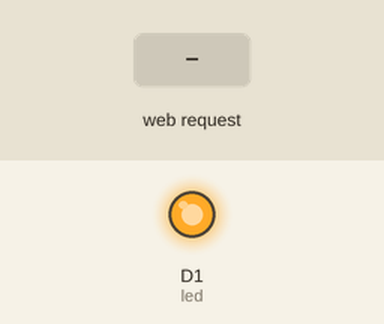
The sketch below on a simulated ESP8266 (NodeMCU). On the bench: output pins drawn as LEDs (lit = HIGH). The inputs (shaded band) are chosen by the test bench. What the sketch prints to the serial monitor is not drawn.

Above: at 1.2 s.
1.3 s: HTTP request GET /ledoff received
At 2.0 s:
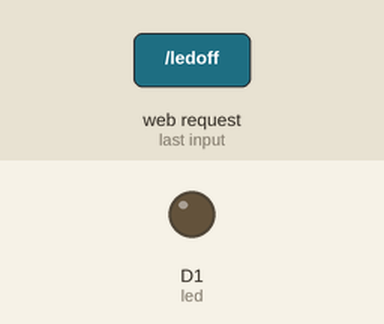
4.3 s: HTTP request GET /ledon received
At 5.4 s:
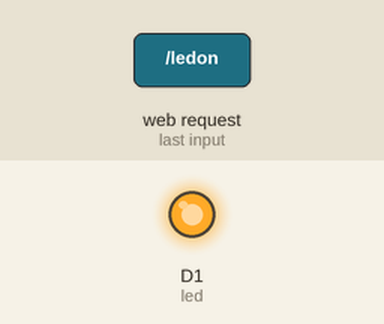
Timing chart, 0 to 7.3 s (numbered marks = the images above; inputs shaded):
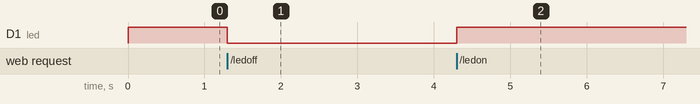

The sketch:

detonator.ino
```cpp
#include <ESP8266WiFi.h>

const char* ssid="WifiBomb";
const char* password="burgerkeju";
const int led= D1;
const int buz= D2;
WiFiServer server(80);
String header;
void setup() {
  // put your setup code here, to run once:
  digitalWrite(led, HIGH);
  pinMode(led,OUTPUT);
  Serial.begin(115200);
  Serial.print("Setting AP (Access Point)…");
  // Remove the password parameter, if you want the AP (Access Point) to be open
  WiFi.softAP(ssid, password);

  IPAddress IP = WiFi.softAPIP();
  Serial.print("AP IP address: ");
  Serial.println(IP);

  server.begin();
}

void loop() {
  WiFiClient client;
  client=server.available();

  if (client ==1){
    String request=client.readStringUntil('\n');
    client.flush();
    Serial.println(request);

    if (request.indexOf("buz1") != -1){
      digitalWrite(buz,HIGH);
      delay(5);
      digitalWrite(buz, LOW);
      client.println("HTTP/1.1 200 OK");
    }

    if (request.indexOf("buz2") != -1){
      digitalWrite(buz,HIGH);
      delay(0.25);
      digitalWrite(buz, LOW);
      client.println("HTTP/1.1 200 OK");
    }

    if (request.indexOf("buz3") != -1){
      digitalWrite(buz,HIGH);
      delay(0.125);
      digitalWrite(buz, LOW);
      client.println("HTTP/1.1 200 OK");
    }

    if (request.indexOf("buz4") != -1){
      digitalWrite(buz,HIGH);
      delay(3);
      digitalWrite(buz, LOW);
      client.println("HTTP/1.1 200 OK");
    }

    if (request.indexOf("ledon") != -1){
      digitalWrite(led,HIGH);
      client.println("HTTP/1.1 200 OK");
      Serial.println("CURRENT IS OFF");
    }

    if (request.indexOf("ledoff") != -1){
      digitalWrite(led,LOW);
      client.println("HTTP/1.1 200 OK");
      Serial.println("DETONATING");
    }
    Serial.println("                              ");
  }
}
```

Measured:
- after the input at 1.3 s, D1 (led): HIGH → LOW at once
- after the input at 4.3 s, D1 (led): LOW → HIGH at once
